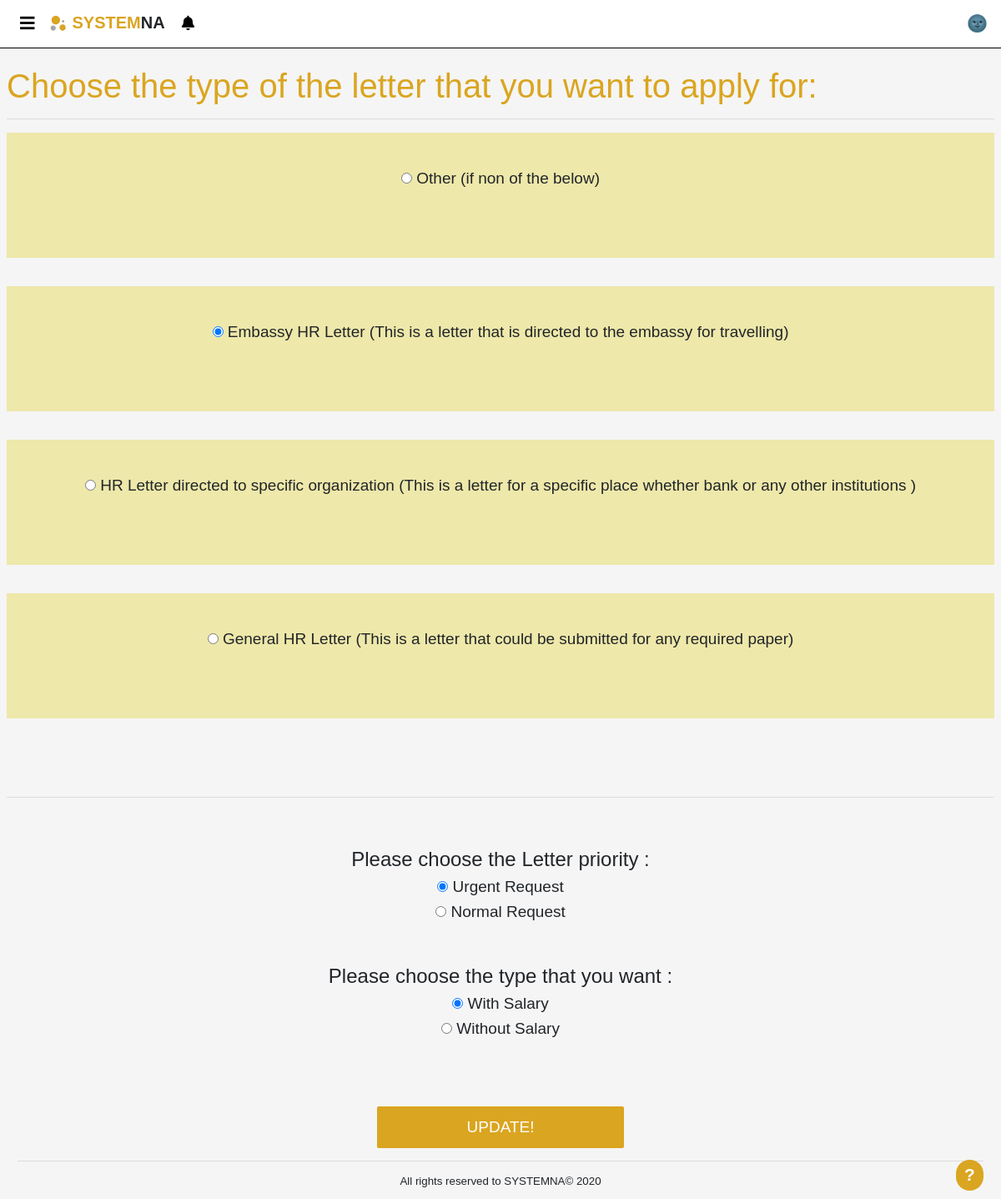
Page /pages/editLetter.php?id=44 (signed in) on the committed database.
### tables this page shows
CREATE TABLE `requests` (
  `Request_id` int(50) NOT NULL,
  `emp_id` int(11) NOT NULL,
  `Status` tinyint(1) DEFAULT NULL,
  `priority` tinyint(1) NOT NULL,
  `salary` tinyint(1) NOT NULL,
  `date` timestamp NOT NULL DEFAULT current_timestamp(),
  `additional_info` varchar(200) NOT NULL,
  `type_name` varchar(255) NOT NULL
);

CREATE TABLE `requests_types` (
  `Type_id` int(50) NOT NULL,
  `Name` text NOT NULL,
  `description` text NOT NULL,
  `body` text NOT NULL,
  `additional_info` text NOT NULL
);

### DB/Database.php (called while the page is built, shortened)
<?php
class Database
{
    private $host = 'localhost';
    private $user = 'root';
    private $pass = '';
    private $dbName = 'hr_system';
    private $dbh;
    private $stmt;
    public function __construct()
    {
        $dsn = "mysql:host=".$this->host.";dbname=".$this->dbName;
        $options = array(
            PDO::ATTR_PERSISTENT => true,
            PDO::ATTR_ERRMODE => PDO::ERRMODE_EXCEPTION
        );
        try
        {
            $this->dbh = new PDO($dsn,$this->user,$this->pass,$options);
        }catch(PDOException $e)
        {
            echo "<br><div style='text-align: center;'>ERROR! Please try again later</div>";
            $_SESSION['error'] = 'error in DB';
            error_log("error in DB page");
            exit;
        }
    }
    public function query($sql)
    {
        $this->stmt = $this->dbh->prepare($sql);
    }
    public function execute()
    {
        return $this->stmt->execute();
    }
    public function getdata()
    {
        $this->execute();
        return $this->stmt->fetchAll(PDO::FETCH_OBJ);
    }
    public function numRows()
    {
        return $this->stmt->rowCount();
    }
}
?>

### pages/editLetter.php (the view, shortened to what this page needs)
<?php
include "../template/header.php";
?>
<?php
if ($_SERVER['REQUEST_METHOD'] === 'POST') {
    $priority=$_POST['priority'];
    $salary=$_POST['salary'];
    $date=date('Y/m/d h:i:s');
    $type_name=$_POST['type_name'];
    $sql="UPDATE requests SET priority = " . $priority .  " , salary = " . $salary . " , date = '" . $date . "' , type_name = '" . $type_name .  "' WHERE Request_id = " . $_POST['id'];
    $DB->query($sql);
    $DB->execute();
    header('Location: viewRequest.php');
}
else if (isset($_GET['id']))
{
    $requestId = $_GET['id'];
    $sql="SELECT * FROM requests WHERE Request_Id = " . $requestId;
    $DB->query($sql);
    $DB->execute();
    $selectedData = $DB ->getdata();
} else { header('Location: viewRequest.php'); }
?>
<div>
    <form id="Addletterform" method='post'>
        <br>
        <h1 style='color:#DAA520;'> Choose the type of the letter that you want to apply for: </h1>
        <hr>
        <div class="Letterdiv" id="Letterdiv">
            <?php
            $sql = "SELECT * FROM requests_types";
            $DB->query($sql);
            $DB->execute();
            for($i=0; $i<$DB->numRows(); $i++){
                $x=$DB->getdata();
                $Name=$x[$i]->Name;
                $desc=$x[$i]->description;
                echo "<div id='columnAddRequest' style='background-color:#EEE8AA;'>";
                echo "<br><br>";
                echo"<label><input type='radio' name='type_name' id='buttonsletter' value='$Name' ";
                echo $selectedData[0]->type_name == $Name ? 'checked' : '';
                echo "> $Name ($desc) </label>" ;
                echo "<br><br><br><br><br><br> ";
            }
            echo "<br><br>";
            echo "</div>";
            ?>
            <br>
            <hr>
            <br><br>
            <h4> Please choose the Letter priority : </h4>
            <label><input type="radio" name="priority" id ="rdbtn1" value="1" required <?php echo $selectedData[0]->priority == 1 ? 'checked' : '' ;?>> Urgent Request</label>
            <br>
            <label><input type="radio" name="priority" id ="rdbtn2" value="0" <?php echo $selectedData[0]->priority == 0 ? 'checked' : '' ;?>> Normal Request</label>
            <br><br><br>
            <h4> Please choose the type that you want : </h4>
            <label><input type="radio" name="salary" id ="rdbtn3" value="1" required <?php echo $selectedData[0]->salary == 1 ? 'checked' : '' ;?> > With Salary</label>
            <br>
            <label>
                <input type="radio" name="salary" id ="rdbtn4" value="0" <?php echo $selectedData[0]->salary == 0 ? 'checked' : '' ;?>> Without Salary
            </label>
            <br><br><br><br>
            <input type="submit" id="editLetterButton" value="UPDATE!">
        </div>
    </form>
    <?php include "../template/footer.php";
    ?>

### css/style.css (style rules this page uses)
* { margin: 0px; font-family: sans-serif; }
#applyForLetterBtn, #editLetterButton, #updateLetter , #AddLetterbtn, #UpBttn { width: 25%; background-color: #daa520; color: white; padding: 14px 20px; margin: 8px 0; border: none; border-radius: 2px; cursor: pointer; }
.Letterdiv { float: left; display: inline-block; width: 100%; }
#columnAddRequest { background-color: #f0e68c; border: none; width: 100%; height: 150px; display: inline-block; text-align: center; font-size: 19px; cursor: pointer; }

### css/popup.css (style rules this page uses)
.popup-notification .popup-close:hover , { color:gold; }

### template/help.php (style rules this page uses)
* { line-height: normal !important; }

### rows in the picture
requests_types: Name "Other", description "if non of the below"
requests: type_name "☐ Other (if non of the below)", type_name "☑ Embassy HR Letter (This is a l", type_name "☐ HR Letter directed to specific", type_name "☐ General HR Letter (This is a l", priority "☑ Urgent Request", priority "☐ Normal Request", salary "☑ With Salary", salary "☐ Without Salary"
requests_types: Name "Embassy HR Letter", description "This is a letter that is directed to the embassy for travelling"
requests_types: Name "HR Letter directed to specific organization", description "This is a letter for a specific place whether bank or any other institutions"
requests_types: Name "General HR Letter", description "This is a letter that could be submitted for any required paper"
